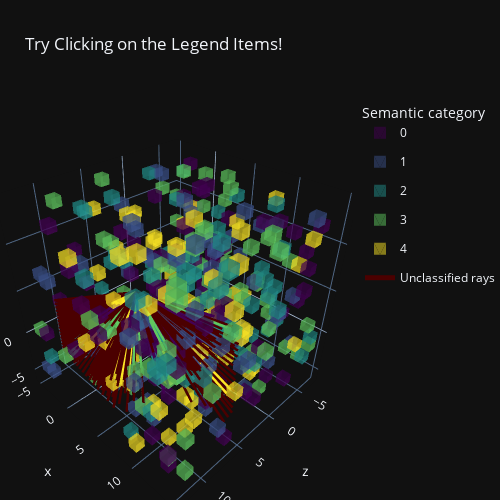

Write notebook code for a chart like this one.
### Code cell
voxels, colors = draw_voxels(semantic_map_3d, grid_index_of_origin, ray_sim_cfg, return_colors=True)

fig = go.Figure()
for f in voxels:
    fig.add_traces(f.data)

colors.append('rgb(75,0,0)')

black_line_shown = False
for (ray_index, ray), ray_label in zip(intersections.items(), ray_labels):
    
    if ray_label[0] == 0:
        ray_class = -1
    else:
        ray_class = int(np.argwhere(ray_label[1:] == 1)[0])
    
    showlegend = False
    if not black_line_shown and ray_class == -1:
        showlegend = True
        black_line_shown = True
    name = 'Unclassified rays' if ray_class == -1 else str(ray_class)
    line = go.Figure(data = go.Scatter3d(x = [i[0] for i in ray], 
                                         y = [i[1] for i in ray], 
                                         z = [i[2] for i in ray], mode = 'lines',
                                         line = dict(color = colors[ray_class], width = 5),
                                         showlegend=showlegend,
                                         legendgroup = colors[ray_class],
                                         name=name))
    fig.add_traces(line.data)

camera = dict(
    up=dict(x=0, y=1, z=0),
    center=dict(x=0, y=0, z=0),
    eye=dict(x=1.25, y=1.25, z=1.25)
)

fig.update_layout(
    autosize=False,
    width=500,
    height=500, 
    margin=dict(l=0, b=0),
    template = "plotly_dark",
    showlegend=True,
    legend_title_text='Semantic category',
    title="Try Clicking on the Legend Items!",
    scene_camera = camera
    )

fig.update_layout()
fig.show()
